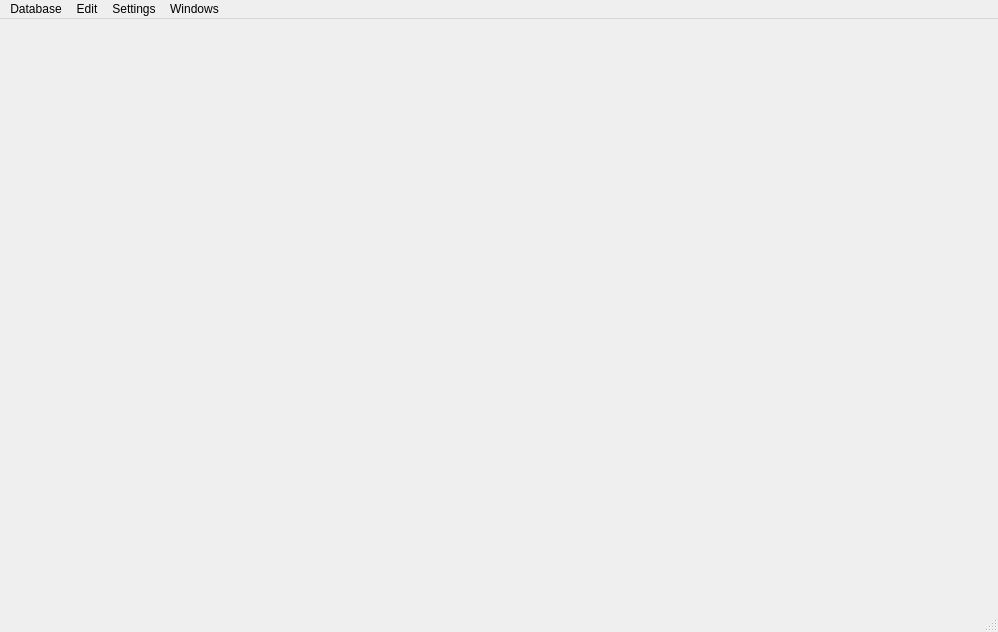
<?xml version="1.0" encoding="UTF-8"?>
<ui version="4.0">
 <class>MainWindow</class>
 <widget class="QMainWindow" name="MainWindow">
  <property name="geometry">
   <rect>
    <x>0</x>
    <y>0</y>
    <width>998</width>
    <height>632</height>
   </rect>
  </property>
  <property name="windowTitle">
   <string>Electronic Database</string>
  </property>
  <property name="dockNestingEnabled">
   <bool>true</bool>
  </property>
  <widget class="QWidget" name="centralWidget">
   <layout class="QVBoxLayout" name="verticalLayout"/>
  </widget>
  <widget class="QMenuBar" name="menubar">
   <property name="geometry">
    <rect>
     <x>0</x>
     <y>0</y>
     <width>998</width>
     <height>20</height>
    </rect>
   </property>
   <widget class="QMenu" name="menuDatabase">
    <property name="title">
     <string>Database</string>
    </property>
    <widget class="QMenu" name="connectMenu">
     <property name="title">
      <string>&amp;Connect</string>
     </property>
     <addaction name="connectAction"/>
     <addaction name="separator"/>
    </widget>
    <addaction name="connectMenu"/>
    <addaction name="disconnectAction"/>
    <addaction name="separator"/>
    <addaction name="saveAction"/>
    <addaction name="separator"/>
    <addaction name="quitAction"/>
   </widget>
   <widget class="QMenu" name="menuSettings">
    <property name="title">
     <string>Settings</string>
    </property>
    <addaction name="settingsAction"/>
   </widget>
   <widget class="QMenu" name="menuEdit">
    <property name="title">
     <string>Edit</string>
    </property>
    <addaction name="undoAction"/>
    <addaction name="redoAction"/>
    <addaction name="separator"/>
    <addaction name="prevPartAction"/>
    <addaction name="nextPartAction"/>
    <addaction name="separator"/>
    <addaction name="nextContainerAction"/>
   </widget>
   <widget class="QMenu" name="menuWindows">
    <property name="title">
     <string>Windows</string>
    </property>
    <addaction name="addContainerWidgetAction"/>
   </widget>
   <addaction name="menuDatabase"/>
   <addaction name="menuEdit"/>
   <addaction name="menuSettings"/>
   <addaction name="menuWindows"/>
  </widget>
  <widget class="QStatusBar" name="statusBar"/>
  <action name="disconnectAction">
   <property name="text">
    <string>Disconnect</string>
   </property>
  </action>
  <action name="settingsAction">
   <property name="text">
    <string>Settings...</string>
   </property>
  </action>
  <action name="actionTest">
   <property name="text">
    <string>test</string>
   </property>
  </action>
  <action name="connectAction">
   <property name="text">
    <string>New Connection...</string>
   </property>
  </action>
  <action name="quitAction">
   <property name="icon">
    <iconset theme="application-exit">
     <normaloff/>
    </iconset>
   </property>
   <property name="text">
    <string>Quit</string>
   </property>
  </action>
  <action name="saveAction">
   <property name="enabled">
    <bool>false</bool>
   </property>
   <property name="icon">
    <iconset theme="document-save">
     <normaloff/>
    </iconset>
   </property>
   <property name="text">
    <string>Save All</string>
   </property>
  </action>
  <action name="undoAction">
   <property name="enabled">
    <bool>false</bool>
   </property>
   <property name="text">
    <string>Undo</string>
   </property>
  </action>
  <action name="redoAction">
   <property name="enabled">
    <bool>false</bool>
   </property>
   <property name="text">
    <string>Redo</string>
   </property>
  </action>
  <action name="createBackupAction">
   <property name="text">
    <string>Create Backup...</string>
   </property>
  </action>
  <action name="restoreBackupAction">
   <property name="text">
    <string>Restore From Backup...</string>
   </property>
  </action>
  <action name="addContainerWidgetAction">
   <property name="text">
    <string>Add Container Widget</string>
   </property>
  </action>
  <action name="nextContainerAction">
   <property name="text">
    <string>Next Container</string>
   </property>
  </action>
  <action name="nextPartAction">
   <property name="text">
    <string>Next Part</string>
   </property>
  </action>
  <action name="prevPartAction">
   <property name="text">
    <string>Previous Part</string>
   </property>
  </action>
 </widget>
 <resources/>
 <connections/>
</ui>
